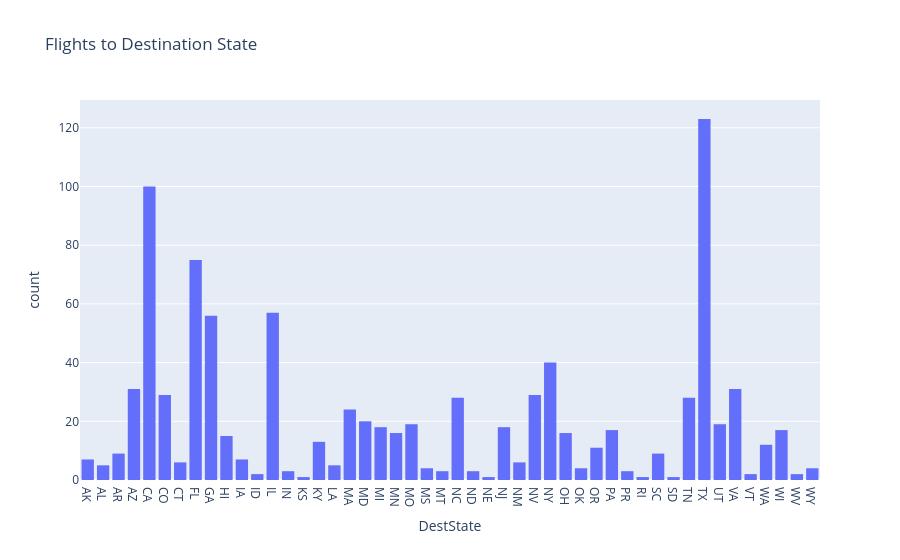

Notebook code cell kept with this figure:
### Markdown cell above
### Theme
Extract the number of flights that goes to a destination.

### Expected Output
The output should contain the following components:
- Title of the application
- Component to enter input year
- A chart conveying the total number of flights to the destination state.

![expected-output-2](https://cf-courses-data.s3.us.cloud-object-storage.appdomain.cloud/IBMDeveloperSkillsNetwork-DV0101EN-SkillsNetwork/labs/Module%204/Bar_chart_activity.png)

---

### Code cell
# Test Graph
px.histogram(airline_data.loc[2010,:].sort_values(by='DestState'),
             x='DestState', y='Flights', histfunc='count',
             title='Flights to Destination State')

### Figure 1 — Plotly figure (JSON) as saved in the notebook; plotly's stock layout.template omitted (floating-point values rounded to 4 significant figures; data arrays with more than 128 entries replaced by an {"elided": "..."} marker saying what was removed)
{"data": [{"bingroup": "x", "histfunc": "count", "hovertemplate": "DestState=%{x}<br>count=%{y}<extra></extra>", "legendgroup": "", "marker": {"color": "#636efa", "pattern": {"shape": ""}}, "name": "", "orientation": "v", "showlegend": false, "type": "histogram", "x": {"elided": "950 str values"}, "xaxis": "x", "y": {"elided": "950 float values"}, "yaxis": "y"}], "layout": {"barmode": "relative", "legend": {"tracegroupgap": 0}, "title": {"text": "Flights to Destination State"}, "xaxis": {"anchor": "y", "domain": [0, 1], "title": {"text": "DestState"}}, "yaxis": {"anchor": "x", "domain": [0, 1], "title": {"text": "count"}}}}
